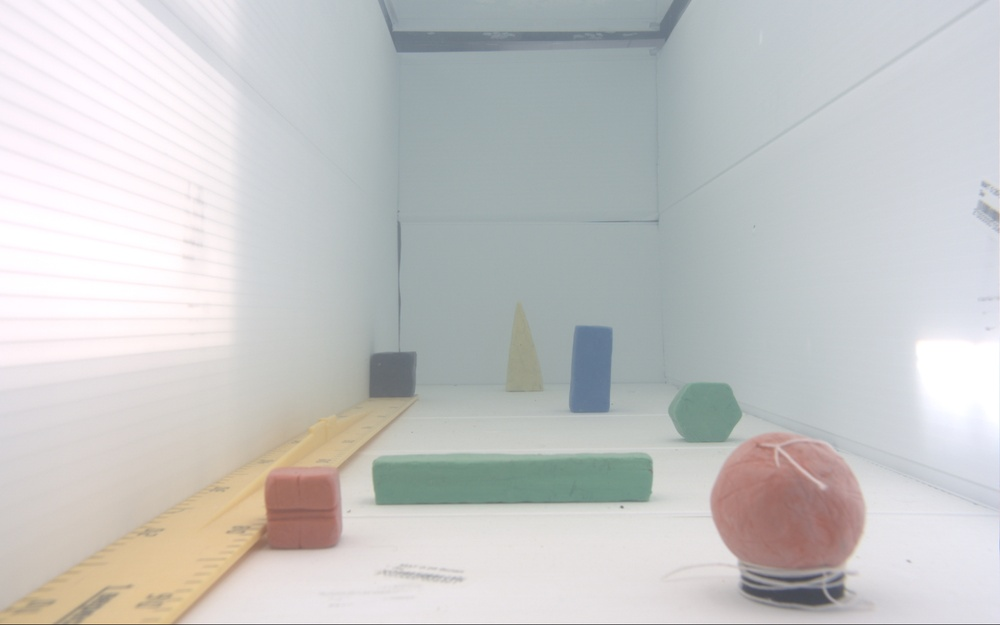
#> input picture img/L1030.jpg, 1000 x 625 px, shrunk from 1920 x 1200 before the run, found by its file name
$ python main.py
#> lines starting #> are read from the running program, lines starting #| are printed output that depends on the picture
import cv2
import numpy as np
import matplotlib.pyplot as plt


def print_modules_version():
    print(f'Opencv2: {cv2.__version__}.')
    print(f'NumPy: {np.__version__}.')


def draw_histogram(img):
    plt.figure(figsize=(9, 3), dpi=150)
    plt.hist(x=img.ravel(),
             bins=256,
             range=[0, 256],
             color='crimson')
    # Histogram Showing Pixel Intensities And Counts
    plt.title('Histogram Showing Pixel Intensities And Counts', color='crimson')
    # Number Of Pixels Belonging To The Pixel Intensity
    plt.ylabel('Number Of Pixels', color='crimson')
    plt.xlabel('Pixel Intensity', color='crimson')
    plt.show()


if __name__ == '__main__':

    # Get installed modules version info
    print_modules_version()

    # Load an original imag
    img_original = cv2.imread('/home/va/Sources/opencv-python/img/L1030.jpg', cv2.IMREAD_COLOR)
#> img_original is the input picture: shape (625, 1000, 3); mean B, G, R 198, 198.4, 197.8

    # Convert imag from BGR to the new format
    img_converted = cv2.cvtColor(img_original, cv2.COLOR_BGR2YCrCb)
#> img_converted: shape (625, 1000, 3); mean of channels 0, 1, 2 198.2, 127.7, 127.9

    # Equalize the histogram of the Y channel
    img_converted[:, :, 0] = cv2.equalizeHist(img_converted[:, :, 0])
#> img_converted: shape (625, 1000, 3); mean of channels 0, 1, 2 129, 127.7, 127.9
    img_equalized = cv2.cvtColor(img_converted, cv2.COLOR_YCrCb2BGR)
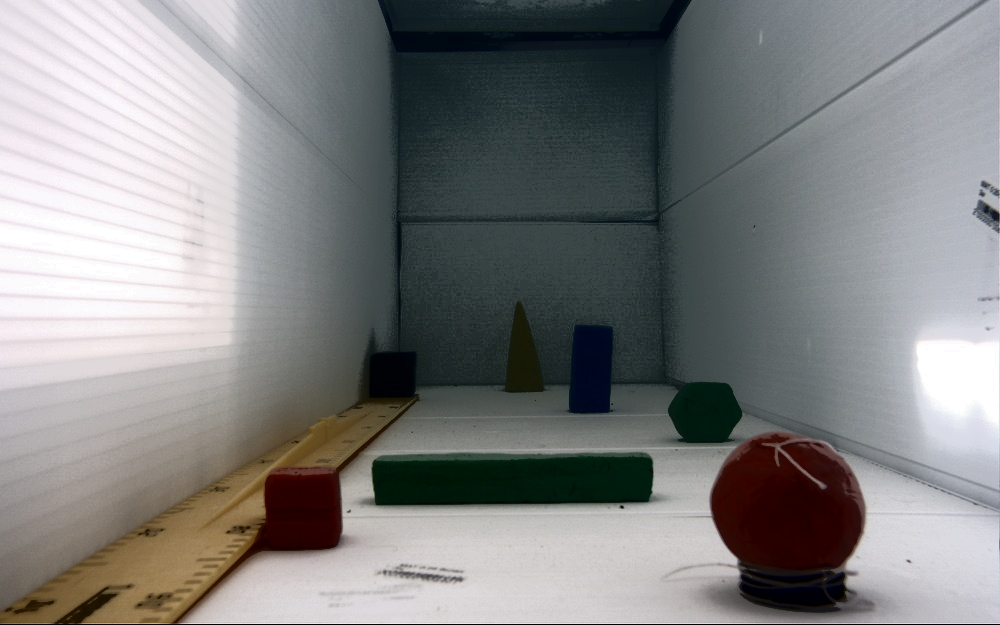
#> img_equalized: shape (625, 1000, 3); mean B, G, R 129, 129.3, 128.8

    cv2.imshow('Original image', img_original)
    cv2.imshow('Equalized image', img_equalized)

    draw_histogram(img_original)
#> in draw_histogram, `plt.show()`:
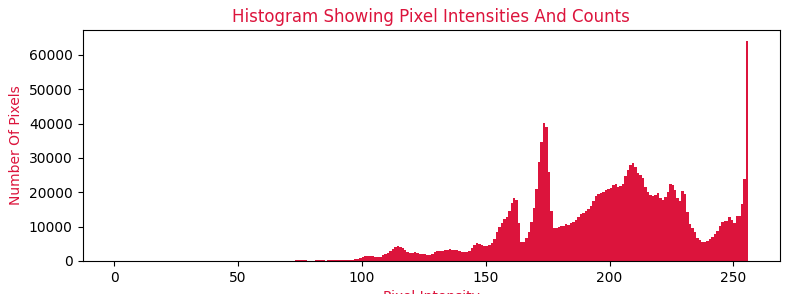
#> figure drawn by matplotlib, 1 panel; tallest bar 64011 high, from x = 255 to 256
    draw_histogram(img_equalized)
#> in draw_histogram (call 2), `plt.show()`:
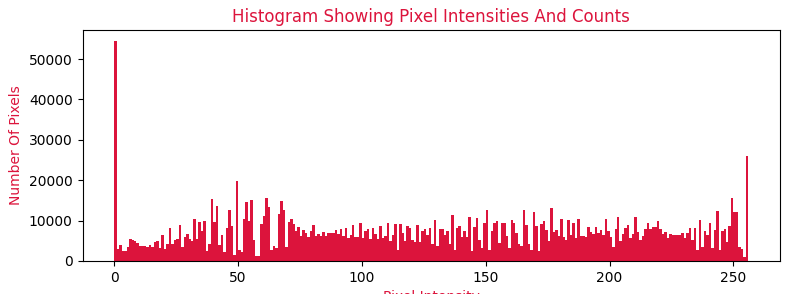
#> figure drawn by matplotlib, 1 panel; tallest bar 54467 high, from x = 0 to 1
    cv2.waitKey(0)
    cv2.destroyAllWindows()

    print('DONE...')

$ run again, with img/L1033.jpg copied over img/L1030.jpg
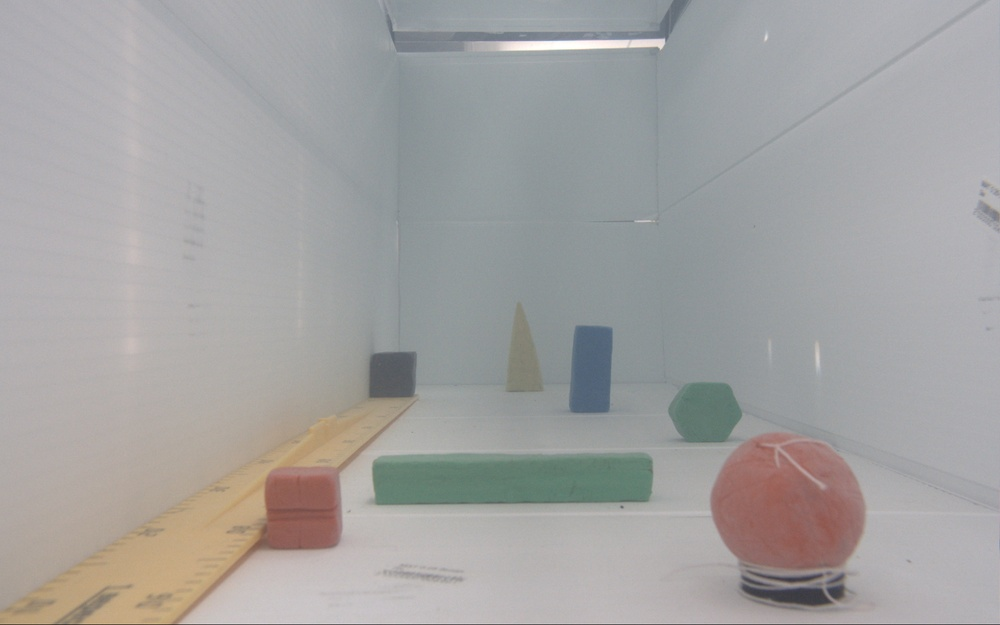
#> input picture img/L1033.jpg, 1000 x 625 px, shrunk from 1920 x 1200 before the run, found by its file name
#> img_original is the input picture: shape (625, 1000, 3); mean B, G, R 161.1, 161.7, 162.9
#> `img_equalized = cv2.cvtColor(img_converted, cv2.COLOR_YCrCb2BGR)`:
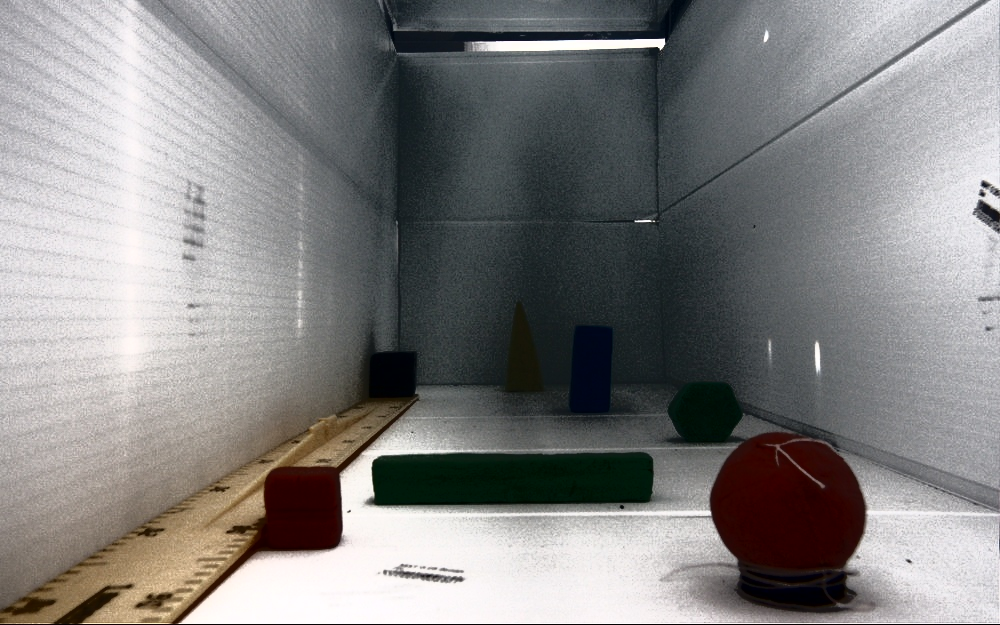
#> img_equalized: shape (625, 1000, 3); mean B, G, R 129.6, 130.1, 131.3
#> in draw_histogram (call 2), `plt.show()`:
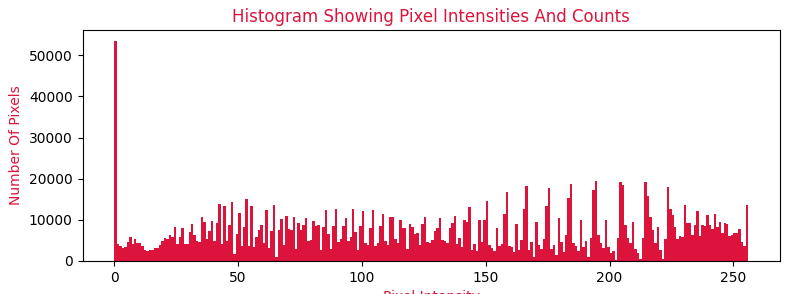
#> figure drawn by matplotlib, 1 panel; tallest bar 53465 high, from x = 0 to 1
